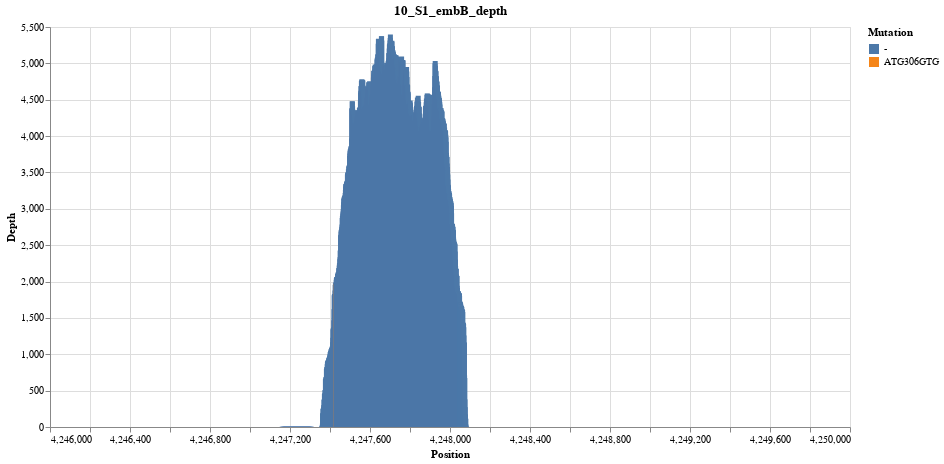

Notebook code cell kept with this figure:
### Code cell
import altair as alt
import pandas as pd
import warnings

interval = alt.selection_interval(encodings=['x'])

warnings.simplefilter(action='ignore', category=FutureWarning)
df = pd.read_csv("/homes/adrian/mdr_mtb-master/results/ABres/10_S4/DepthProfile_10_S4.csv", header = 0, sep = ',')
plt_df = df.loc[df["Gene"] == "embB" ]
print(plt_df)
depth = alt.Chart(plt_df).mark_bar().encode(
    x="Position:Q",
    y="Depth:Q",
    tooltip=["Mutation:Q","Resistance:Q"],
    color="Mutation"
).properties(width=800,height=400,title="10_S1_embB_depth").add_selection(
    interval
)

depth

### Figure 1 — Vega-Lite specification as saved in the notebook (floating-point values rounded to 4 significant figures; data arrays with more than 128 entries replaced by an {"elided": "..."} marker saying what was removed)
{"config": {"view": {"continuousWidth": 400, "continuousHeight": 300}}, "data": {"name": "data-881651d7f56047b7b8dd28ddbf207ee6"}, "mark": "bar", "encoding": {"color": {"field": "Mutation", "type": "nominal"}, "tooltip": [{"field": "Mutation", "type": "quantitative"}, {"field": "Resistance", "type": "quantitative"}], "x": {"field": "Position", "type": "quantitative"}, "y": {"field": "Depth", "type": "quantitative"}}, "height": 400, "selection": {"selector001": {"type": "interval", "encodings": ["x"]}}, "title": "10_S1_embB_depth", "width": 800, "$schema": "https://vega.github.io/schema/vega-lite/v4.17.0.json", "datasets": {"data-881651d7f56047b7b8dd28ddbf207ee6": {"elided": "3297 records"}}}
